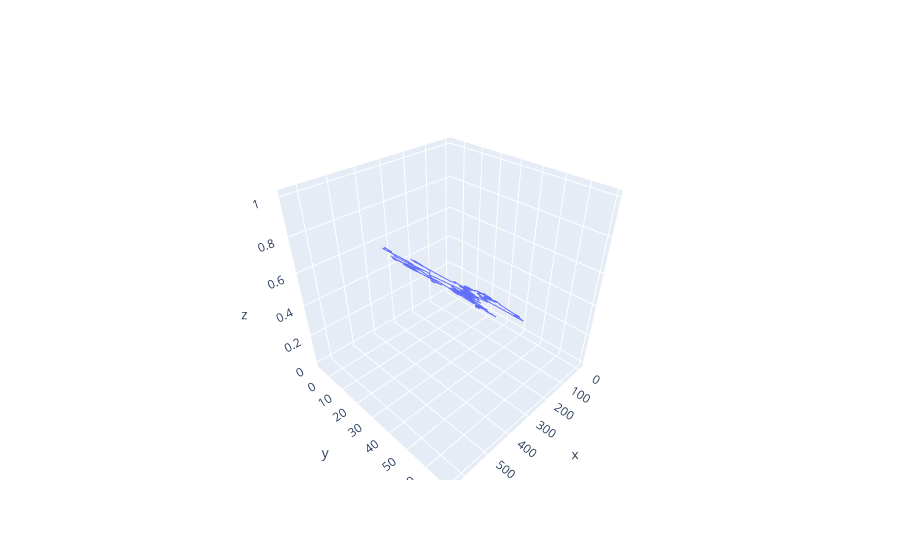

Notebook cell for this chart:
### Markdown cell above
# Activity 4: Lévy Flight - Vec2d - 1 Trajectory

### Code cell
def levy_flight(n_steps=1000, alpha=1.5, scale=1.0):
    pos = Vec2d(0, 0)
    trajectory = [pos.to_tuple()]

    for i in range(n_steps):
        step_size = np.abs(levy_stable.rvs(alpha, 0, scale=scale))  # Tamaño del paso con Lévy
        angle = cauchy.rvs(scale=scale)  # Generar un ángulo con distribución de Cauchy
        step = Vec2d(step_size, 0).rotated(angle)
        pos += step
        trajectory.append(pos.to_tuple())

    print("Primeros 5 puntos de la trayectoria:", trajectory[:5])  # Verifica si hay datos

    x, y = zip(*trajectory)
    z = np.linspace(0, 1, len(x))  # Crear un eje Z para la visualización 3D
    
    print("Cantidad de puntos generados:", len(x))  # Debe ser n_steps + 1

    fig = go.Figure()
    fig.add_trace(go.Scatter3d(x=x, y=y, z=z, mode='lines', name='Lévy Flight'))
    fig.show()

# Llamada de prueba
levy_flight()

### Figure 1 — Plotly figure (JSON) as saved in the notebook; plotly's stock layout.template omitted (floating-point values rounded to 4 significant figures; data arrays with more than 128 entries replaced by an {"elided": "..."} marker saying what was removed)
{"data": [{"mode": "lines", "name": "Lévy Flight", "type": "scatter3d", "x": {"elided": "1001 float values"}, "y": {"elided": "1001 float values"}, "z": {"elided": "1001 float values"}}], "layout": {}}
